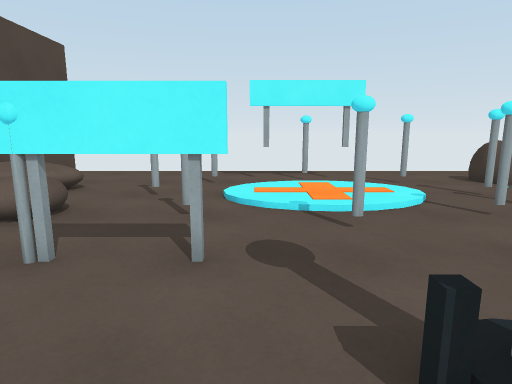
View 1 (above)

16 first-person views from a walk through a scene from a Unity 3-D project. The camera is 1.4 m above the floor, tilts 10° down and sees 75° across. The floor is counted in squares, 1 m on a side. Each view is taken from the middle of a square. On the plan, view 1 faces up. The plan holds only what a view shows up to about 15 squares ahead; the rest is blank. The player is left out.

View 2
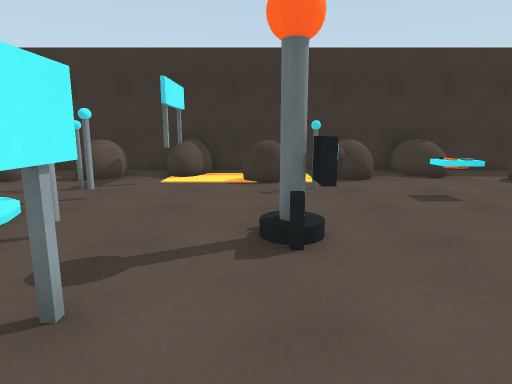

View 3
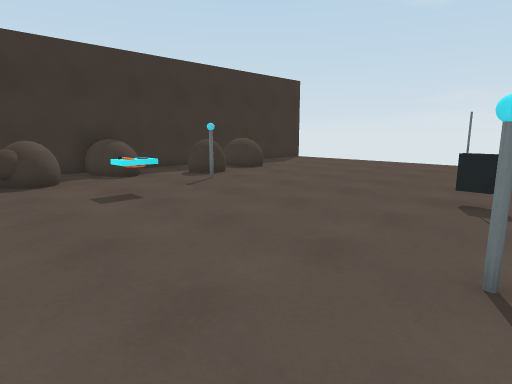

View 4
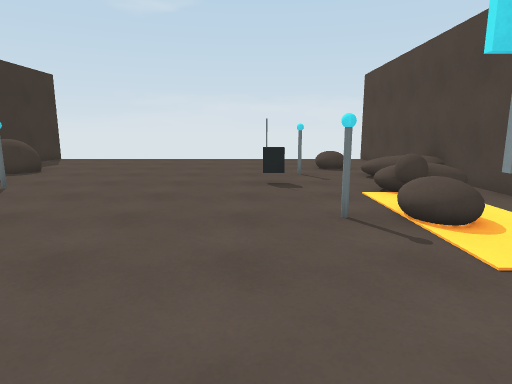

View 5
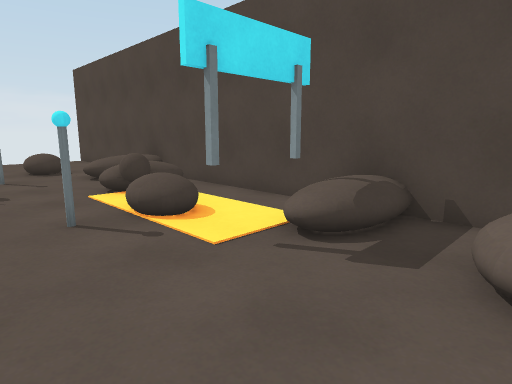

View 6
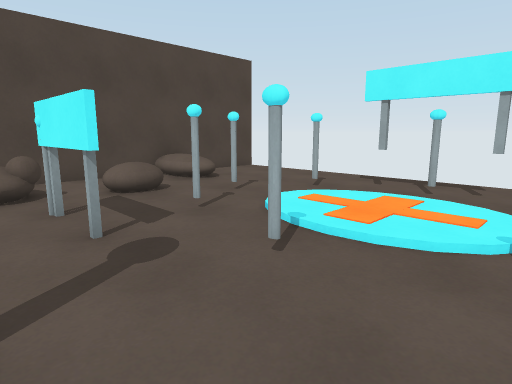

View 7
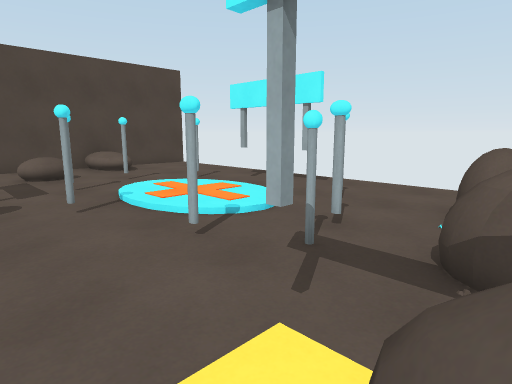

View 8
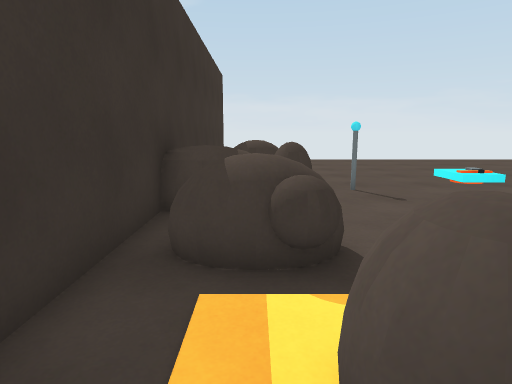

View 9
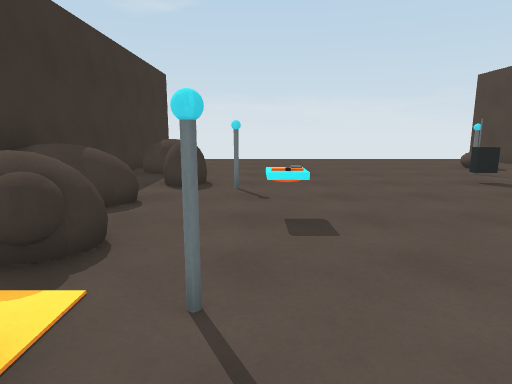

View 10
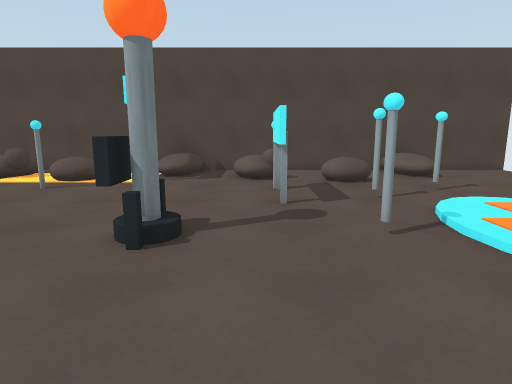

View 11
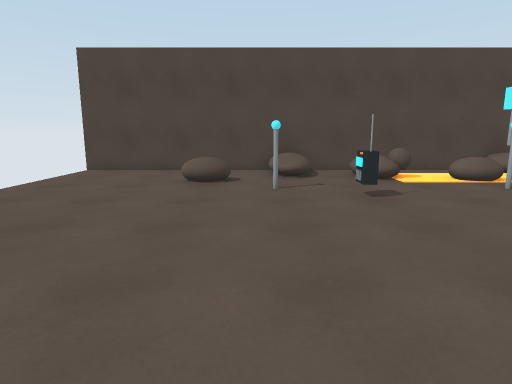

View 12
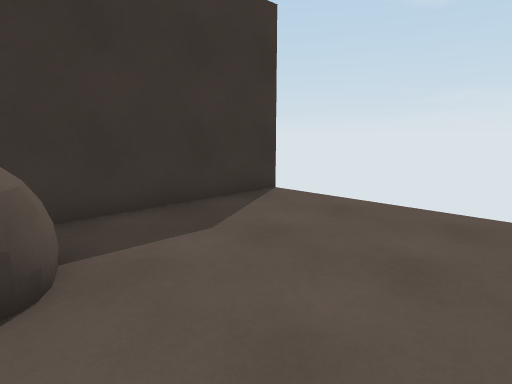

View 13
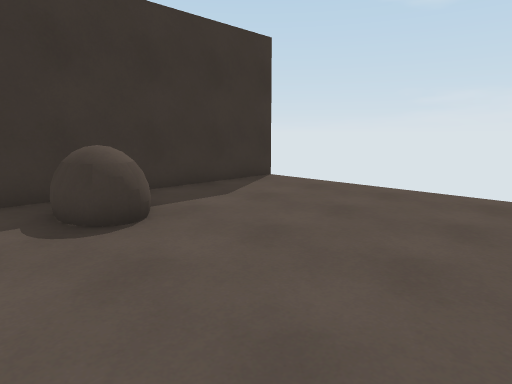

View 14
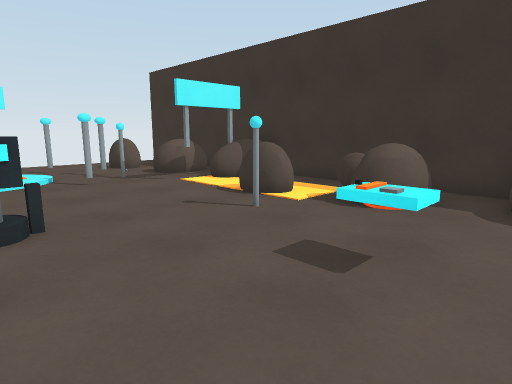

View 15
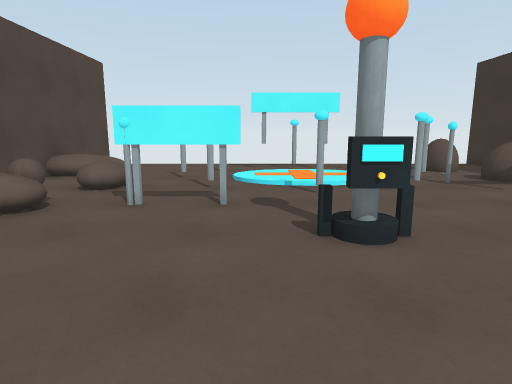

View 16
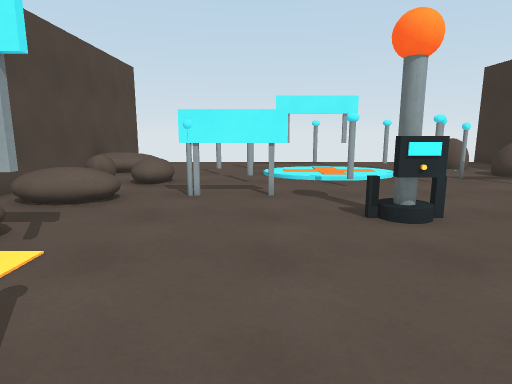

### Floor plan
Key: @ floor where view 1 was taken; # wall or solid block; x gap in a wall; . main floor; : floor 0.5 m higher than the main floor; + floor 0.75 m higher than the main floor; / step, stairs or slope; = window, fence, low wall or low ledge; ^ raised ledge; O other object.
Columns run from 7 left of view 1 to 10 right of it. Each row starts with its distance up from view 1.
 13 #
 12 #............... #
 11 #................#
 10 #.......O.#...=..#
  9 # ....O....O..=..#
  8 #O#..O......O..  #
  7 #...........OO=^x#
  6 #..=..O....OOO...#
  5 #..=....O......x^#
  4 #.OOOO#........^^#
  3 #:+:.............#
  2 #.......O.....=..#
  1 # ......OO..OO=..#
  0 #=O#...@....OOOO.#
 -1 #.............#^=#
 -2 #..=OO.....O...==#
 -3 #..=OO.........x^#
 -4 #.O............^^#
 -5 #///........OO...#
 -6 #x/..OO.....OO=..#
 -7 #....O........=..#
 -8 #=O.OO...........#
 -9 #...OO........=^=#
-10 #..=...........=.#
-11 #..=.............#
-12 #................#
-13 #................#
-14 #................#
-15 #...... .........#
-16 #                #

Where each view was taken, in squares from view 1:
view 1: 0 up, 0 right, facing up
view 2: 2 up, 3 left, facing right
view 3: 1 up, 3 left, facing down-right
view 4: 3 up, 1 left, facing down
view 5: 3 up, 1 left, facing down-left
view 6: 2 up, 4 right, facing up-left
view 7: 3 up, 8 right, facing up-left
view 8: 3 up, 8 right, facing down
view 9: 3 up, 5 right, facing down
view 10: 3 up, 6 right, facing left
view 11: 9 down, 6 right, facing left
view 12: 9 down, 4 right, facing down-right
view 13: 7 down, 2 right, facing down-right
view 14: 4 down, 1 right, facing up-right
view 15: 3 down, 0 right, facing up
view 16: 4 down, 1 left, facing up
